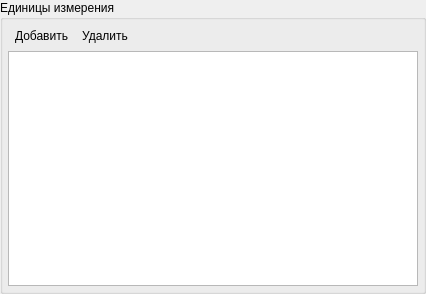
<?xml version="1.0" encoding="UTF-8"?>
<ui version="4.0">
 <class>RTPTechGroup::ModelerIde::UnitWidget</class>
 <widget class="QWidget" name="RTPTechGroup::ModelerIde::UnitWidget">
  <property name="geometry">
   <rect>
    <x>0</x>
    <y>0</y>
    <width>426</width>
    <height>294</height>
   </rect>
  </property>
  <property name="windowTitle">
   <string>Form</string>
  </property>
  <layout class="QVBoxLayout" name="verticalLayoutUnit">
   <property name="spacing">
    <number>0</number>
   </property>
   <property name="leftMargin">
    <number>0</number>
   </property>
   <property name="topMargin">
    <number>0</number>
   </property>
   <property name="rightMargin">
    <number>0</number>
   </property>
   <property name="bottomMargin">
    <number>0</number>
   </property>
   <item>
    <widget class="QGroupBox" name="groupBoxUnit">
     <property name="title">
      <string>Единицы измерения</string>
     </property>
     <layout class="QVBoxLayout" name="verticalLayout">
      <property name="spacing">
       <number>5</number>
      </property>
      <property name="leftMargin">
       <number>5</number>
      </property>
      <property name="topMargin">
       <number>5</number>
      </property>
      <property name="rightMargin">
       <number>5</number>
      </property>
      <property name="bottomMargin">
       <number>5</number>
      </property>
      <item>
       <layout class="QHBoxLayout" name="horizontalLayoutUnitListTool">
        <property name="spacing">
         <number>0</number>
        </property>
        <item>
         <widget class="QToolButton" name="toolButtonAddUnit">
          <property name="text">
           <string>Добавить</string>
          </property>
          <property name="icon">
           <iconset resource="modeleride.qrc">
            <normaloff>:/add</normaloff>:/add</iconset>
          </property>
          <property name="iconSize">
           <size>
            <width>16</width>
            <height>16</height>
           </size>
          </property>
          <property name="toolButtonStyle">
           <enum>Qt::ToolButtonTextBesideIcon</enum>
          </property>
          <property name="autoRaise">
           <bool>true</bool>
          </property>
         </widget>
        </item>
        <item>
         <widget class="QToolButton" name="toolButtonDeleteUnit">
          <property name="text">
           <string>Удалить</string>
          </property>
          <property name="icon">
           <iconset resource="modeleride.qrc">
            <normaloff>:/remove</normaloff>:/remove</iconset>
          </property>
          <property name="iconSize">
           <size>
            <width>16</width>
            <height>16</height>
           </size>
          </property>
          <property name="toolButtonStyle">
           <enum>Qt::ToolButtonTextBesideIcon</enum>
          </property>
          <property name="autoRaise">
           <bool>true</bool>
          </property>
         </widget>
        </item>
        <item>
         <spacer name="horizontalSpacerUnitListTool">
          <property name="orientation">
           <enum>Qt::Horizontal</enum>
          </property>
          <property name="sizeHint" stdset="0">
           <size>
            <width>40</width>
            <height>20</height>
           </size>
          </property>
         </spacer>
        </item>
       </layout>
      </item>
      <item>
       <widget class="QTableView" name="tableViewUnit">
        <property name="alternatingRowColors">
         <bool>true</bool>
        </property>
        <property name="selectionMode">
         <enum>QAbstractItemView::SingleSelection</enum>
        </property>
        <property name="selectionBehavior">
         <enum>QAbstractItemView::SelectRows</enum>
        </property>
        <attribute name="horizontalHeaderHighlightSections">
         <bool>false</bool>
        </attribute>
        <attribute name="horizontalHeaderStretchLastSection">
         <bool>true</bool>
        </attribute>
        <attribute name="verticalHeaderVisible">
         <bool>false</bool>
        </attribute>
        <attribute name="verticalHeaderDefaultSectionSize">
         <number>24</number>
        </attribute>
       </widget>
      </item>
     </layout>
    </widget>
   </item>
  </layout>
 </widget>
 <resources>
  <include location="modeleride.qrc"/>
 </resources>
 <connections/>
</ui>
